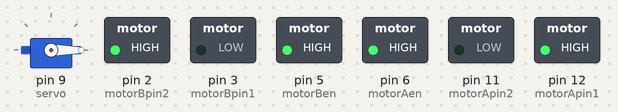
A sketch run on a simulated Arduino Uno, built with avr-gcc and run on an emulated ATmega328P. Shown: servo, switched loads named in the sketch (green lamp = pin HIGH).

Above: at 0.05 s.
At 3.0 s:
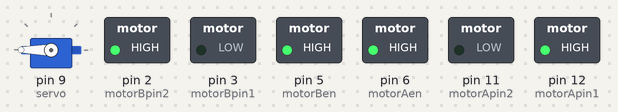
Timing chart, 0 to 3.5 s (numbered marks = the images above):
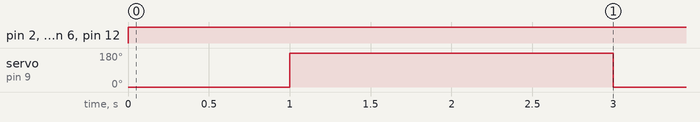

The sketch:

L293D_motor_driver.ino
```cpp
#include<Servo.h>
Servo servo;
int motorAen=6;
int motorApin1= 12;
int motorApin2= 11;
int motorBen=5;
int motorBpin1= 3;
int motorBpin2= 2;
int i;
void setup() {
  servo.attach(9);
  pinMode(motorAen,OUTPUT);
  pinMode(motorApin1,OUTPUT);
  pinMode(motorApin2,OUTPUT);
  pinMode(motorBen,OUTPUT);
  pinMode(motorBpin1,OUTPUT);
  pinMode(motorBpin2,OUTPUT);

}
void loop() {

    analogWrite(motorAen,255);
    analogWrite(motorBen,255);

  digitalWrite(motorApin1,HIGH);
  digitalWrite(motorApin2,LOW);
  digitalWrite(motorBpin1,LOW);
  digitalWrite(motorBpin2,HIGH);
  servo.write(0);
  delay(1000);
  servo.write(190);
  delay(2000);
  }
```

Measured:
- by itself, pin 2 (motorBpin2), pin 5 (motorBen), pin 6 (motorAen), pin 12 (motorApin1): LOW → HIGH at 0.00 s
- by itself, servo on pin 9 (servo): alternates 180° for 2.0 s and 0° for 1.0 s
